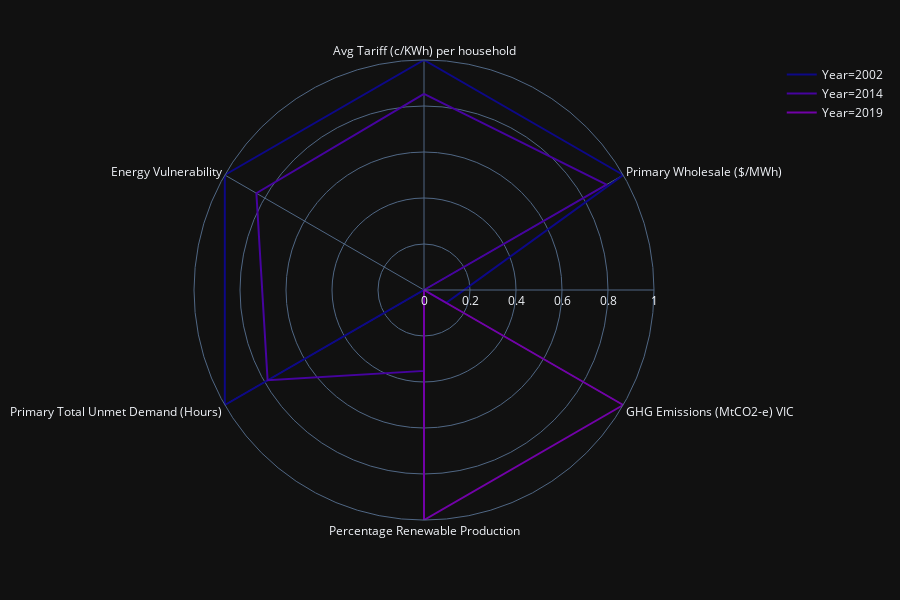

This figure's notebook cell:
### Code cell
import plotly.express as px
df = px.data.wind()
# fig = px.line_polar(df, r="frequency", theta="direction", color="strength", line_close=True,
#                     color_discrete_sequence=px.colors.sequential.Plasma,
#                     template="plotly_dark",)
fig = px.line_polar(dataDf, r="Value", theta="Dimension", color="Year", line_close=True,
                    color_discrete_sequence=px.colors.sequential.Plasma,
                    template="plotly_dark")
fig.show()

### Figure 1 — Plotly figure (JSON) as saved in the notebook; plotly's stock layout.template omitted (floating-point values rounded to 4 significant figures)
{"data": [{"hoverlabel": {"namelength": 0}, "hovertemplate": "Year=2002<br>Value=%{r}<br>Dimension=%{theta}", "legendgroup": "Year=2002", "line": {"color": "#0d0887", "dash": "solid"}, "mode": "lines", "name": "Year=2002", "r": [1, 1, 0.1119, 0, 1, 1, 1], "showlegend": true, "subplot": "polar", "theta": ["Avg Tariff (c/KWh) per household", "Primary Wholesale ($/MWh)", "GHG Emissions (MtCO2-e) VIC", "Percentage Renewable Production", "Primary Total Unmet Demand (Hours)", "Energy Vulnerability", "Avg Tariff (c/KWh) per household"], "type": "scatterpolar"}, {"hoverlabel": {"namelength": 0}, "hovertemplate": "Year=2014<br>Value=%{r}<br>Dimension=%{theta}", "legendgroup": "Year=2014", "line": {"color": "#46039f", "dash": "solid"}, "mode": "lines", "name": "Year=2014", "r": [0.8529, 0.9166, 0, 0.3519, 0.7852, 0.8415, 0.8529], "showlegend": true, "subplot": "polar", "theta": ["Avg Tariff (c/KWh) per household", "Primary Wholesale ($/MWh)", "GHG Emissions (MtCO2-e) VIC", "Percentage Renewable Production", "Primary Total Unmet Demand (Hours)", "Energy Vulnerability", "Avg Tariff (c/KWh) per household"], "type": "scatterpolar"}, {"hoverlabel": {"namelength": 0}, "hovertemplate": "Year=2019<br>Value=%{r}<br>Dimension=%{theta}", "legendgroup": "Year=2019", "line": {"color": "#7201a8", "dash": "solid"}, "mode": "lines", "name": "Year=2019", "r": [0, 0, 1, 1, 0, 0, 0], "showlegend": true, "subplot": "polar", "theta": ["Avg Tariff (c/KWh) per household", "Primary Wholesale ($/MWh)", "GHG Emissions (MtCO2-e) VIC", "Percentage Renewable Production", "Primary Total Unmet Demand (Hours)", "Energy Vulnerability", "Avg Tariff (c/KWh) per household"], "type": "scatterpolar"}], "layout": {"height": 600, "legend": {"tracegroupgap": 0}, "margin": {"t": 60}, "polar": {"angularaxis": {"direction": "clockwise", "rotation": 90}, "domain": {"x": [0, 1], "y": [0, 1]}}}}
